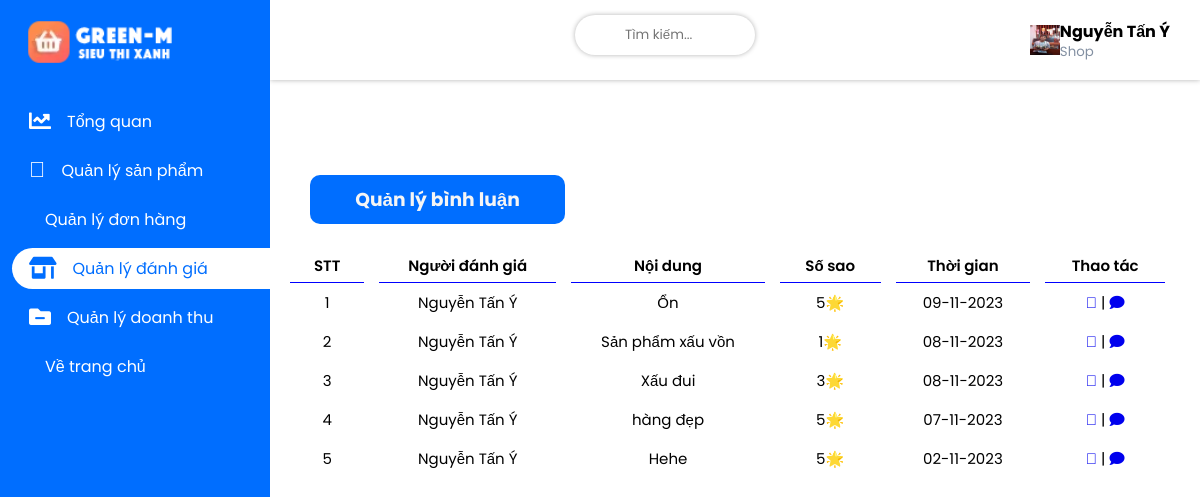
Before: /admin/shop/index.php?act=review (signed in) with the older database file.
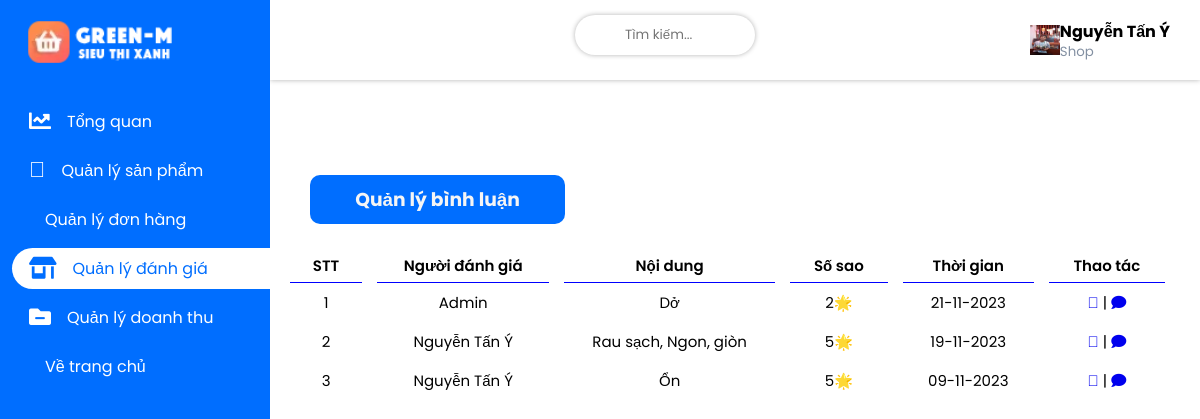
After: the same page with the newer database file.
### tables this page shows
CREATE TABLE `rate` (
  `rate_id` int(123) NOT NULL,
  `rate_comment` varchar(100) NOT NULL,
  `rate_star` int(1) NOT NULL,
  `product_id` int(123) NOT NULL,
  `account_id` int(123) NOT NULL,
  `time_reg` timestamp NOT NULL DEFAULT current_timestamp()
);

CREATE TABLE `account` (
  `account_id` int(123) NOT NULL,
  `account_name` longblob NOT NULL,
  `account_sex` varchar(3) NOT NULL,
  `account_address` varchar(80) NOT NULL,
  `account_number_pay` varchar(25) NOT NULL,
  `account_pay` varchar(15) NOT NULL,
  `account_avt` varchar(299) NOT NULL DEFAULT 'view/images/account/user.png',
  `account_username` varchar(30) NOT NULL,
  `account_email` varchar(40) NOT NULL,
  `account_verified_mail` varchar(15) NOT NULL DEFAULT 'Chưa xác thực',
  `account_phone` varchar(10) NOT NULL,
  `account_pass` varchar(100) NOT NULL,
  `account_position` varchar(20) NOT NULL DEFAULT 'Khách hàng',
  `account_notify` varchar(100) NOT NULL,
  `account_status` varchar(30) NOT NULL DEFAULT 'Offline',
  `time_reg` timestamp NOT NULL DEFAULT current_timestamp()
);

### admin/shop/model/connect.php (called while the page is built, shortened)
<?php
    class dao_con {
        public static function conn_db() {
            $sqlServer = "mysql:host=localhost; dbname=green_m8683";
            $username = "root";
            $password = "";
            try {
                $conn = new PDO($sqlServer, $username, $password);
                $conn->setAttribute(PDO::ATTR_ERRMODE, PDO::ERRMODE_EXCEPTION);
            } catch(PDOException $e) {
                echo 'Ket noi database that bai do ' . $e->getMessage();
            }
            return $conn;
        }
        public static function conn_show_all($sql) {
            $conn = self::conn_db();
            $sqlBindParam = array_slice(func_get_args(), 1);
            try {
                $stmt = $conn->prepare($sql);
                $stmt->execute($sqlBindParam);
                $ketqua = $stmt->fetchAll();
                return $ketqua;
            } catch (PDOException $e) {
                throw $e;
            } finally {
                unset($conn);
            }
        }
    }
?>

### admin/shop/model/rate.php (called while the page is built, shortened)
<?php
    include_once "connect.php";
    class rate_lass extends dao_con {
        public static function show_rate() {
            $sql = "SELECT r.*, a.account_name, p.category_id
                    FROM rate r
                    JOIN product p ON r.product_id = p.product_id
                    JOIN account a ON r.account_id = a.account_id
                    WHERE p.account_id = ? ORDER BY r.time_reg DESC
            ";
            return self::conn_show_all($sql, $_SESSION['83x86']['account_id']);
        }
    }
?>

### admin/shop/view/cate.php (the view, shortened to what this page needs)
<main>
   <div class="wrapper flex">
      <div class="projects-category">
         <div class="card-header flex flex-tinh2">
            <h3>Quản lý bình luận</h3>
         </div>
         <table>
            <thead>
               <th>
                  <tr>
                     <td>STT</td>
                     <td>Người đánh giá</td>
                     <td>Nội dung</td>
                     <td>Số sao</td>
                     <td>Thời gian</td>
                     <td>Thao tác</td>
                  </tr>
               </th>
            </thead>
            <tbody>
               <?php
                  $i = 0;
                  foreach($show as $items) {
                     extract($items);
                     $date = new DateTime($time_reg);
                     $formattedDate = $date->format('d-m-Y');
                     $i++;
                     echo '
                        <tr>
                           <td>'. $i .'</td>
                           <td>'. $account_name .'</td>
                           <td>'. $rate_comment .'</td>
                           <td>
                              '. $rate_star .'🌟
                           </td>
                           <td>
                              '. $formattedDate .'
                           </td>
                           <td class="kkk">
                                 <a href="../../public/index.php?act=detail&product_id=' . $product_id . '&category='. $category_id .'"><i class="fad fa-eye"></i></a> |
                                 <a href="../../public/index.php?act=mess_chat&from='.$_SESSION['83x86']['account_id'].'&to='.$account_id.'"><i class="fas fa-comment"></i></a>
                           </td>
                        </tr>
                     ';
                  }
               ?>
            </tbody>
         </table>
      </div>
   </div>
</main>

### admin/shop/view/header.php (shortened to what this page needs)
<!DOCTYPE html>
<html lang="en">
<head>
   <link rel="stylesheet" href="https://pro.fontawesome.com/releases/v5.10.0/css/all.css" />
   <link rel="stylesheet" href="https://unicons.iconscout.com/release/v4.0.0/css/line.css">
   <link rel="stylesheet" href="view/layout/style.css?v=<?php echo time(); ?>">
</head>
<body>
   <div class="sidebar" id="sidebar">
      <div class="logo">
         <img src="view/layout/Images/logo-1.webp" alt="">
      </div>
      <?php
      if (isset($act) && $act == 'product') {
         echo '
               <div class="sidebar-menu">
                  <ul>
                     <li>
                        <i class="fas fa-chart-line"></i>
                        <a href="index.php"><span>Tổng quan</span></a>
                     </li>
                     <li class="active">
                        <i class="fal fa-store"></i>
                        <a href="index.php?act=product"><span>Quản lý sản phẩm</span></a>
                     </li>
                     <li>
                        <i class="uil uil-clipboard-notes"></i>
                        <a href="index.php?act=order"><span>Quản lý đơn hàng</span></a>
                     </li>
                     <li>
                        <i class="fas fa-store-alt"></i>
                        <a href="index.php?act=review"><span>Quản lý đánh giá</span></a>
                     </li>
                     <li>
                        <i class="fas fa-folder-minus"></i>
                        <a href="index.php?act=doanhthu"><span>Quản lý doanh thu</span></a>
                     </li>
                     <li>
                        <i class="uil uil-signin"></i>
                        <a href="../../public/index.php"><span>Về trang chủ</span></a>
                     </li>
                  </ul>
               </div>
         ';
      } else if (isset($act) && $act == 'review') {
         echo '
               <div class="sidebar-menu">
                  <ul>
                     <li>
                        <i class="fas fa-chart-line"></i>
                        <a href="index.php"><span>Tổng quan</span></a>
                     </li>
                     <li>
                        <i class="fal fa-store"></i>
                        <a href="index.php?act=product"><span>Quản lý sản phẩm</span></a>
                     </li>
                     <li>
                        <i class="uil uil-clipboard-notes"></i>
                        <a href="index.php?act=order"><span>Quản lý đơn hàng</span></a>
                     </li>
                     <li class="active">
                        <i class="fas fa-store-alt"></i>
                        <a href="index.php?act=review"><span>Quản lý đánh giá</span></a>
                     </li>
                     <li>
                        <i class="fas fa-folder-minus"></i>
                        <a href="index.php?act=doanhthu"><span>Quản lý doanh thu</span></a>
                     </li>
                     <li>
                        <i class="uil uil-signin"></i>
                        <a href="../../public/index.php"><span>Về trang chủ</span></a>
                     </li>
                  </ul>
               </div>
         ';
      } else if (isset($act) && $act == 'doanhthu') {
         echo '
               <div class="sidebar-menu">
                  <ul>
                     <li>
                        <i class="fas fa-chart-line"></i>
                        <a href="index.php"><span>Tổng quan</span></a>
                     </li>
                     <li>
                        <i class="fal fa-store"></i>
                        <a href="index.php?act=product"><span>Quản lý sản phẩm</span></a>
                     </li>
                     <li>
                        <i class="uil uil-clipboard-notes"></i>
                        <a href="index.php?act=order"><span>Quản lý đơn hàng</span></a>
                     </li>
                     <li>
                        <i class="fas fa-store-alt"></i>
                        <a href="index.php?act=review"><span>Quản lý đánh giá</span></a>
                     </li>
                     <li class="active">
                        <i class="fas fa-folder-minus"></i>
                        <a href="index.php?act=doanhthu"><span>Quản lý doanh thu</span></a>
                     </li>
                     <li>
                        <i class="uil uil-signin"></i>
                        <a href="../../public/index.php"><span>Về trang chủ</span></a>
                     </li>
                  </ul>
               </div>
         ';
      }
      ?>
   </div>
   <div class="main-content" id="main-content">
      <header class="flex">
         <div class="search-box">
            <input type="text" placeholder="Tìm kiếm...">
         </div>
         <div class="admin-box flex">
            <img src="../../public/<?= $_SESSION['83x86']['account_avt'] ?>" width="30px" height="30px">
            <div>
               <h4><?= $_SESSION['83x86']['account_name'] ?></h4>
               <small><?= $_SESSION['83x86']['account_position'] ?></small>
            </div>
         </div>
      </header>

### admin/shop/index.php (shortened to what this page needs)
<?php
    extract($_REQUEST);
    include_once 'view/header.php';
    include_once "model/rate.php";
    $rate = new rate_lass();
    if(isset($act)){
        switch ($act){
            case 'review':
                $show = $rate->show_rate();
                include_once 'view/cate.php';
                break;
        }
    }
    include_once 'view/footer.php';
?>

### admin/shop/view/footer.php (shortened to what this page needs)
</body>
</html>

### admin/shop/view/layout/style.css (style rules this page uses)
:root { --main-color: #006eff; --text-grey: #8390a2; --text-white: #fff; --shadow: 0 0 5px rgba(0, 0, 0, 0.3); }
* { padding: 0; margin: 0; box-sizing: border-box; font-family: 'Poppins', sans-serif; list-style: none; text-decoration: none; }
.sidebar { width: 270px; height: 100%; position: fixed; left: 0; top: 0; padding: 20px 12px; padding-right: 0; background-color: var(--main-color); z-index: 100; overflow: hidden; transition: all .5s cubic-bezier(0.68, -0.55, 0.265, 1.55); }
.logo { width: 100%; margin-bottom: 30px; padding-left: 15px; color: var(--text-white); }
.logo img { width: 60%; }
.sidebar-menu ul li { width: 100%; font-size: 16px; color: var(--text-white); margin: 8px 0; padding: 8px 17px; border-radius: 30px 0 0 30px; cursor: pointer; position: relative; display: flex; align-items: center; gap: 16px; }
.sidebar-menu ul li i { font-size: 22px; }
.sidebar-menu ul li a { color: #ffffff; }
.active { background-color: white; }
.active a span, .active i { color: #006eff; }
.main-content { margin-left: 270px; transition: all .5s cubic-bezier(0.68, -0.55, 0.265, 1.55); }
.flex { display: flex; align-items: center; justify-content: space-between; flex-wrap: wrap; }
header { padding: 15px 30px; box-shadow: var(--shadow); }
.search-box { position: relative; }
.flex-tinh2 h3 { background-color: #006eff; width: 30%; padding: 10px 20px; display: flex; justify-content: center; align-items: center; border-radius: 10px; color: whitesmoke; }
.search-box input { width: 100%; border: none; outline: none; padding: 10px 0; padding-left: 50px; border-radius: 30px; box-shadow: var(--shadow); }
small { color: var(--text-grey); display: block; margin-top: -2px; }
main { padding: 30px 20px; }
.wrapper { margin-top: 50px; flex-wrap: wrap; align-items: flex-start; }
.projects-category { flex-basis: 100%; }
.card-header { padding: 15px 20px; }
table { width: 100%; height: 100%; padding: 15px 20px; font-size: 15px; border-collapse: collapse; }
thead { border-bottom: .5px solid blue; }
tr, td, th { padding: 8px 20px; text-align: center; }
td { border-right: 15px solid transparent; }
thead :is(tr, td, th) { padding: 5px 20px; font-weight: 600; }
input, select { width: 100%; padding: 8px; box-sizing: border-box; margin-bottom: 10px; border: 1px solid #ccc; border-radius: 4px; }
.search-box { position: relative; width: 300px; text-align: center; }
.search-box input { width: 60%; transition: 0.6s; border: none; outline: none; padding: 10px 0; padding-left: 50px; border-radius: 30px; box-shadow: var(--shadow); }
tbody tr td { cursor: pointer; }

Changed rows visible on the page:
removed rate: account.account_name "Nguyễn Tấn Ý", rate_comment "Sản phẩm xấu vồn", rate_star "1", time_reg "08-11-2023"
removed rate: account.account_name "Nguyễn Tấn Ý", rate_comment "Xấu đui", rate_star "3", time_reg "08-11-2023"
removed rate: account.account_name "Nguyễn Tấn Ý", rate_comment "hàng đẹp", rate_star "5", time_reg "07-11-2023"
removed rate: account.account_name "Nguyễn Tấn Ý", rate_comment "Hehe", rate_star "5", time_reg "02-11-2023"
added rate: account.account_name "Admin", rate_comment "Dở", rate_star "2", time_reg "21-11-2023"
added rate: account.account_name "Nguyễn Tấn Ý", rate_comment "Rau sạch, Ngon, giòn", rate_star "5", time_reg "19-11-2023"
